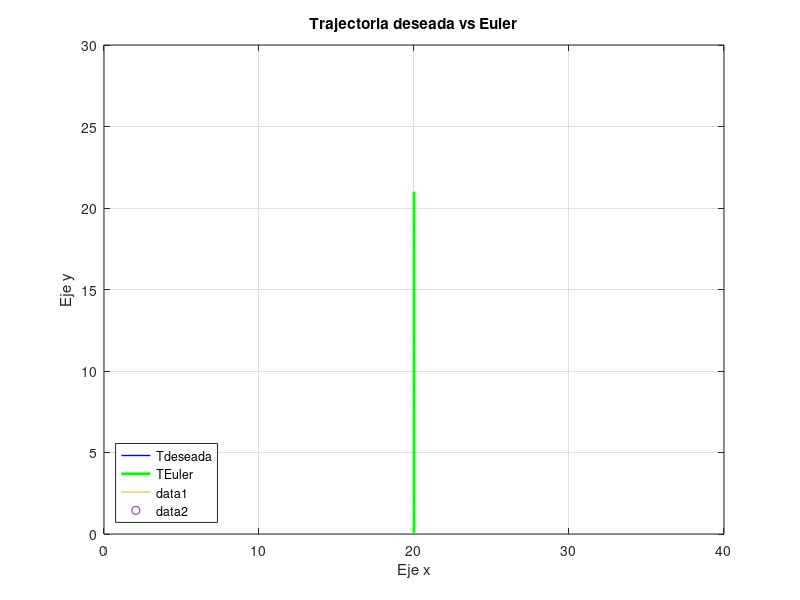

Here is the MATLAB script that generated this plot:

%DATOS GEOMETRICOS Y TRAYECTORIA

count=1;
%VECTORES DE IMPRESION DE DATOS
T_deseada=[];
Tra_Euler=[];
Datos=[];
%VARIABLES PARA EULER
delta=1;
eulerx=[];
eulery=[];
eulerx(count,1)=20;
eulery(count,1)=0;
Td_x=[];
Td_y=[];

teuler1=[];
teuler2=[];
teuler1(count,1)=28.95;
teuler2(count,1)=104.47;
incremento=delta;
for i = 0:incremento:20;
th=i;
T_d=[20 th]; % TRAYECTORIA DESEADA
Td_x(count,1)=T_d(1);%VECTOR DE X
Td_y(count,1)=T_d(2);%VECTOR DE Y
count=count+1;
pause(0.001);
end
%%
%Euler
count=1;

%RMSE
dif_cuadrada=[];
sigmax=0;
sigmay=0;
rmsex=[];
rmsey=[];
index=[];
%
counte=2;
e_propuesto=2;

for i=0:delta:20
th=i;
t_prima=[0 th];%DERIVADA DE LA POSICION EN CADA PUNTO [X Y Z]
eulerx(counte,1)= 20;%M.EULER PARA CADA PUNTO
eulery(counte,1)= eulery(counte-1,1)+(delta);%%M.EULER PARA CADA PUNTO
counte=counte+1;

% para x
dif_cuadrada(count,1)=(Td_x(count)-eulerx(count,1))^2;
sigmax=sigmax+dif_cuadrada(count,1);
rmsex(count,1)=sqrt(sigmax/count);
% para y
dif_cuadrada(count,2)=(Td_y(count)-eulery(count,1))^2;
sigmay=sigmay+dif_cuadrada(count,1);
rmsey(count,1)=sqrt(sigmay/count);

index(count,1)=count;
count=count+1;
end

rmse=[index rmsex rmsey]

%///////////////////////////////////////////////////////////////
% IMPRESION DE TRAYECTORIAS
figure(1)
plot(Td_x,Td_y,'color','b','LineWidth',1);
title('Trajectoria deseada vs Euler')
% axis equal
axis tight
xlim([0 40]);
ylim([0 30]);
grid on
hold on
plot(eulerx,eulery,'color','g','LineWidth',2);
legend({'Tdeseada','TEuler'},'Location','southwest')
t=0:pi/360:2*pi;
plot(200+50*cos(t),100+50*sin(t),200,100,'o')
xlabel('Eje x')
ylabel('Eje y')
grid on
length(eulerx)
eulerx
length(eulery)
eulery




